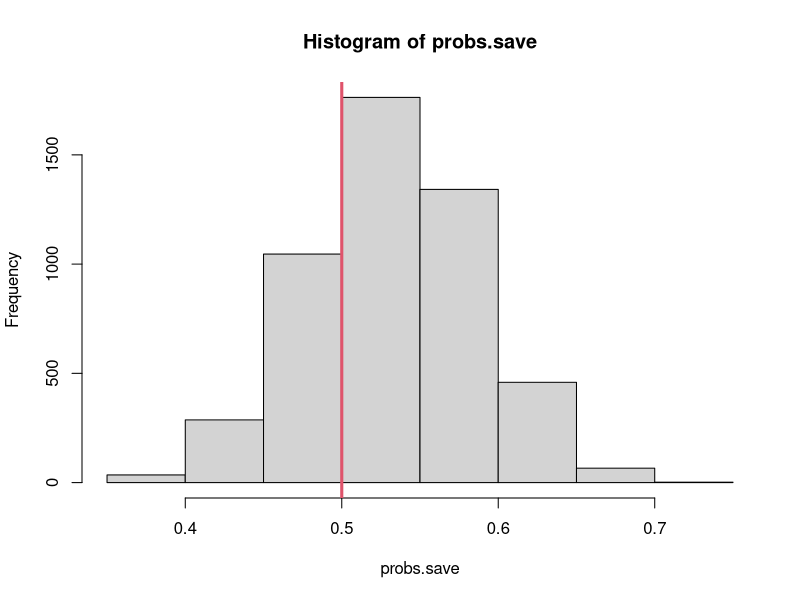
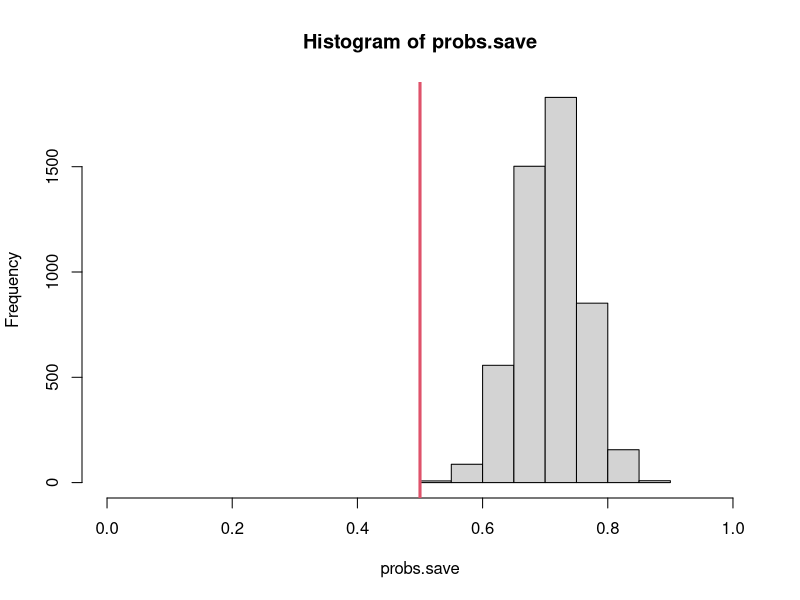
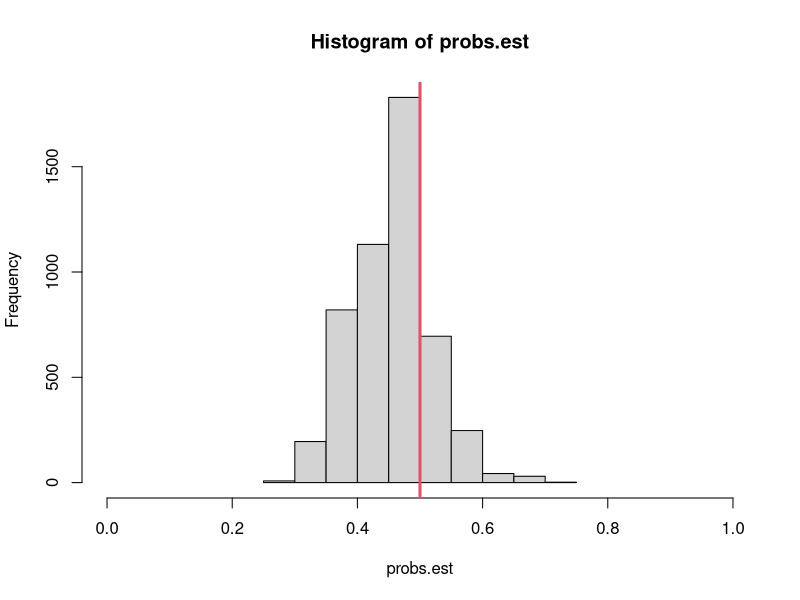

Write R code to recreate these figures, in order.
#Effect of sampling bias - disproportional sampling of occupied sites
#Specific type of unrepresentiveness


#Lets say there are 100 sites
  N = 200
  prob.occ=0.5
  n.occu=prob.occ*N
  sites=1:N

# Decide on a fixed number of sites that are occupied wiht
# expect probability prob.occ
  set.seed(5454)
  occ.sites = sample(sites,n.occu,replace=FALSE)
  
  
# Crate dataframe of samples sites
  truth = data.frame(sites=sites,
                    occu = 0)
  truth$occu[occ.sites]=1


# Probability of sampling an occupied cell
  p.sample.occ=1.1/N

  p.sampling.unocc = (1-(p.sample.occ*n.occu))/(N-n.occu)

#overall probability of selecting an occupied site
  p.sample.occ*n.occu

#overall probability of selecting an occupied site
  p.sampling.unocc*(N-n.occu)

#Proportional difference of sample site being selected based on it being occupied or not
#22% higher for occupied site
    p.sample.occ/p.sampling.unocc

    truth$prob.sample=truth$occu
    truth$prob.sample[which(truth$occu==1)]=p.sample.occ
    truth$prob.sample[which(truth$occu==0)]=p.sampling.unocc


#Now simulate many samples and get proportion of occupied sites
# How many sites will we sample  
  n=60
  
#how many simulations
  n.sim=5000

probs.save=rep(NA, n.sim)

for(i in 1:n.sim){
  sample.sites=sample(truth$sites,
                     n,
                     prob = truth$prob.sample
                     )
  sampled.occu=truth$occu[sample.sites]
  probs.save[i]=mean(sampled.occu)
  
  #weighted average approach
  
  weights=1/truth[sample.sites,]$prob.sample
  sum(sampled.occu*weights/sum(weights))
  
} 

#Visualize sampling distribution of proportion sites occupied
#And line for true value
  hist(probs.save,breaks=10)
  abline(v=prob.occ,col=2,lwd=3)

# Statistical Bias
  mean(probs.save)-prob.occ


##########################################
# Now with a larger prob selection by occupied

  p.sample.occ=1.5/N
  
  p.sampling.unocc = (1-(p.sample.occ*n.occu))/(N-n.occu)
  
  #overall probability of selecting an occupied site
  p.sample.occ*n.occu
  
  #overall probability of selecting an occupied site
  p.sampling.unocc*(N-n.occu)
  
  #3x higher prob of selection of a site that is occupied
  p.sample.occ/p.sampling.unocc
  
  truth$prob.sample=truth$occu
  truth$prob.sample[which(truth$occu==1)]=p.sample.occ
  truth$prob.sample[which(truth$occu==0)]=p.sampling.unocc
  
  #create columns of ratio of weights
  truth$prob.sample.ratio=truth$prob.sample
  truth$prob.sample.ratio[which(truth$prob.sample.ratio==0.0025)]=1
  truth$prob.sample.ratio[which(truth$prob.sample.ratio==0.0075)]= 1/3
  
  head(truth)
  
#Setup for loop simulation  
  probs.save=rep(NA, n.sim)
  probs.est=rep(NA, n.sim)
  for(i in 1:n.sim){
    sample.sites=sample(truth$sites,n,replace = FALSE,
                        prob=truth$prob.sample)
    data=truth[sample.sites,]
    probs.save[i]=mean(data$occu)
    
    # options(warn=-1)
    # model=glm(occu~1,family=binomial,data=data,
    #           weights=prob.sample.ratio)
    # options(warn=0)
    # probs.est[i]=predict(model,type="response")[1]
    
    # esimtator
    probs.est[i] = sum(data$occu/data$prob.sample) /sum((1/data$prob.sample))
  }
  
  #Visualize sampling distribution of proportion sites occupied
  #And line for true value
  hist(probs.save,breaks=10,xlim=c(0,1))
  abline(v=prob.occ,col=2,lwd=3)
  
  # Statistical Bias
  mean(probs.save)-prob.occ
  
  hist(probs.est,breaks=9,xlim=c(0,1))
  abline(v=prob.occ,col=2,lwd=3)

# Statistical Bias
  mean(probs.est)-prob.occ 

######################

  #correction- Generalized unequal probabilitity estimator
  sum(data$occu/data$prob.sample) /sum((1/data$prob.sample))
  
  
  
# Consider Missing at random vs not missing at random.   
  
  